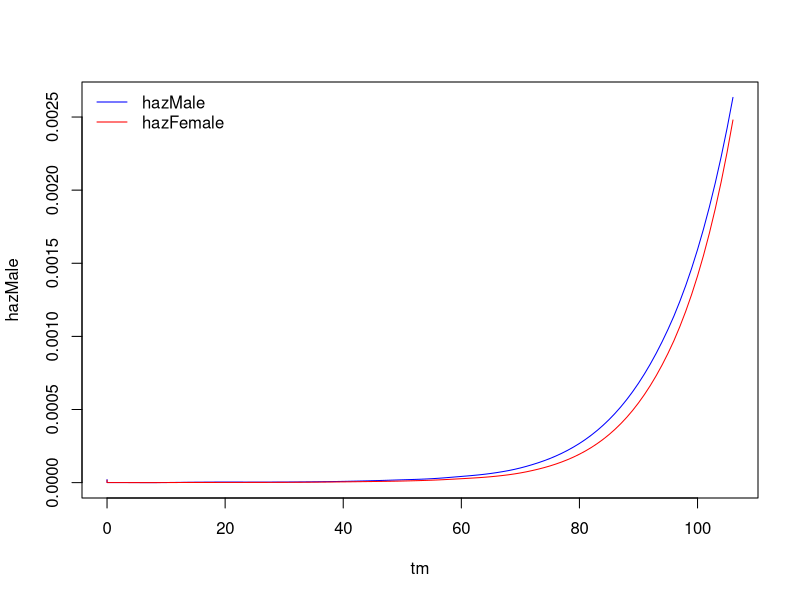
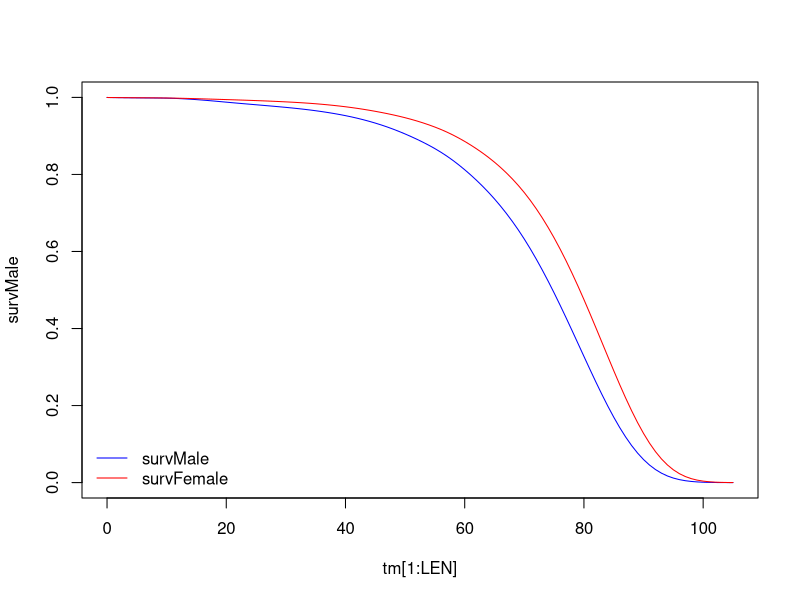
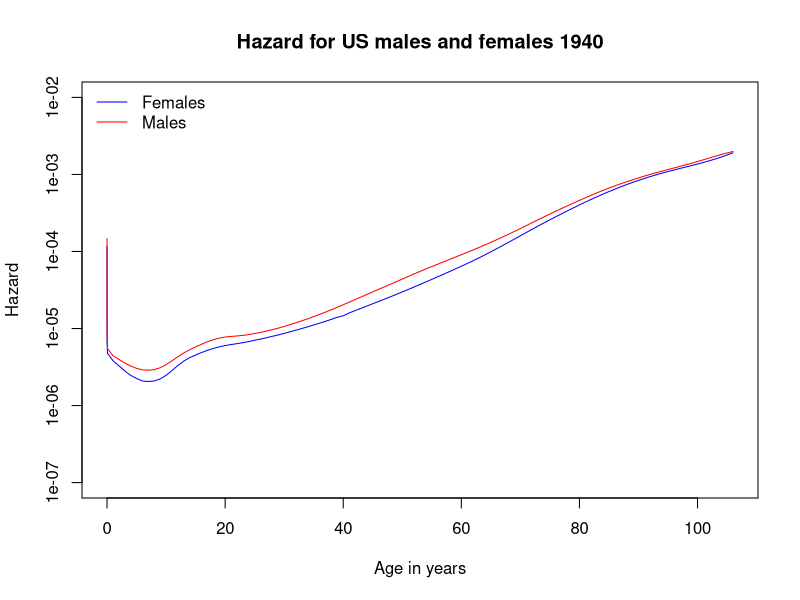
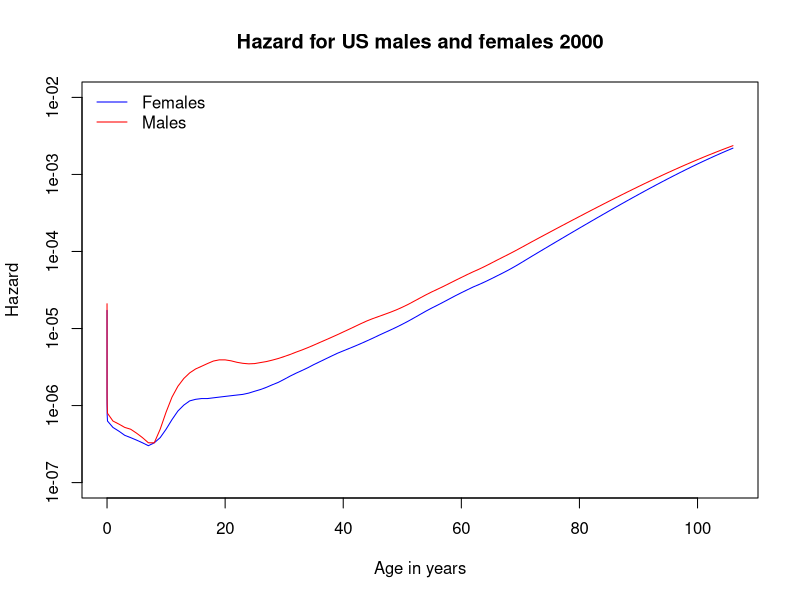
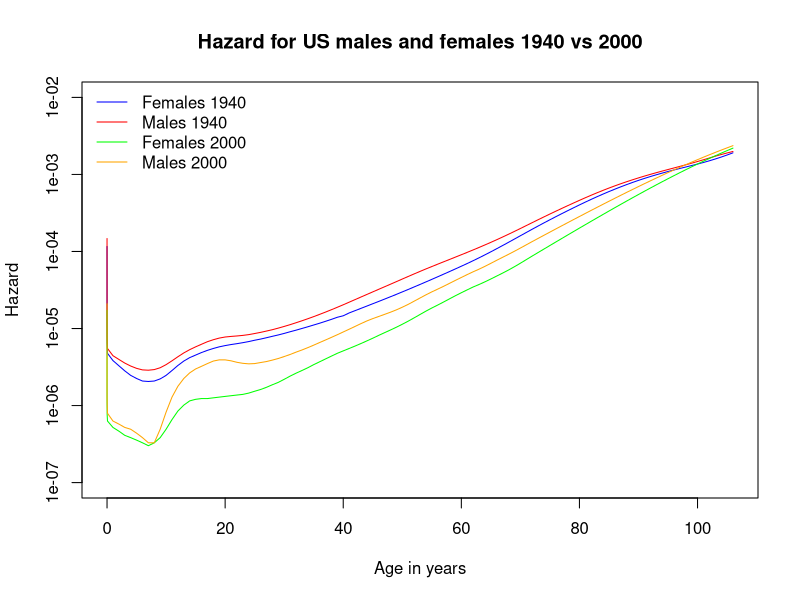
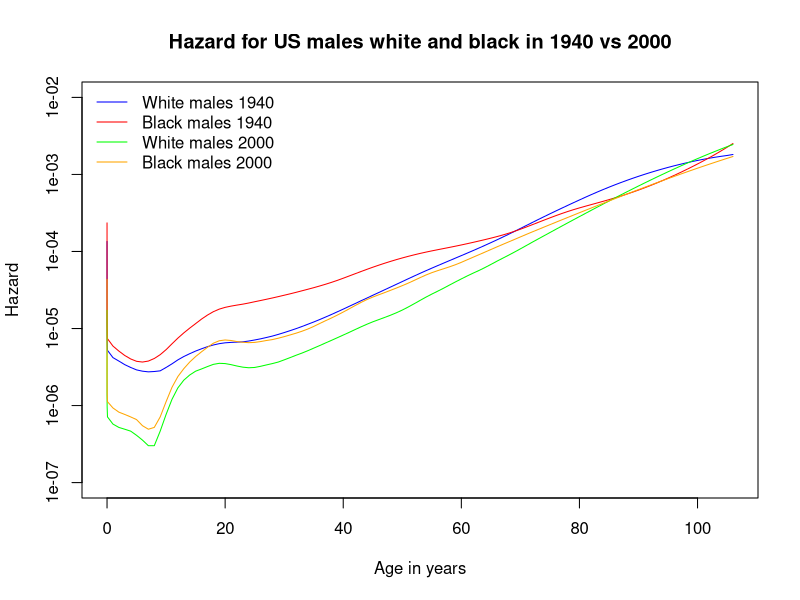
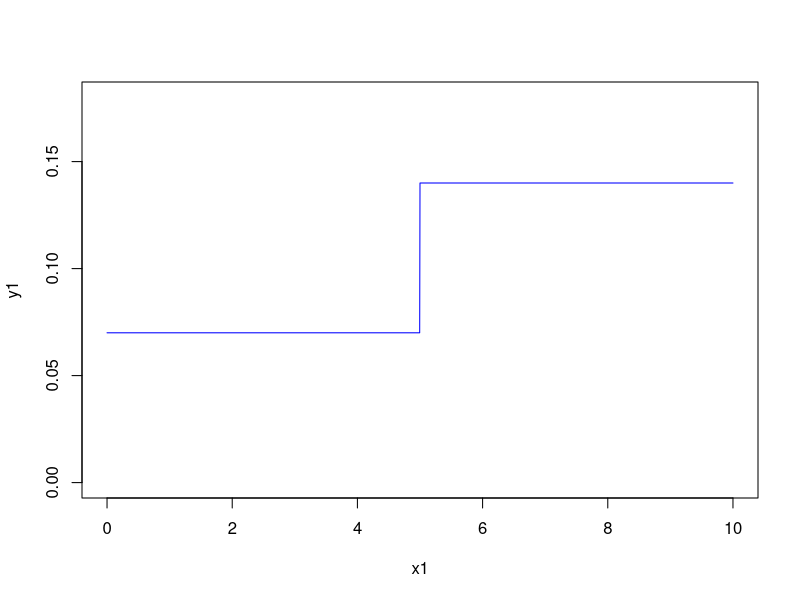

Write the R code that produced these figures, in order.
####################################################################
#                     Practica No.4
# Pregunta 
####################################################################

#install.packages("asaur")
#library(asaur)

#gastricXelox[23:27,]

#head(gastricXelox)
#head(pancreatic)

#
#install.packages("survival")
library(survival)
head(survexp.us)
str(survexp.us)

DAYS_BY_YEAR <- 365.25
#attach(survexp.us)
hazMale <- survexp.us[,"male","2004"]
hazFemale <- survexp.us[,"female","2004"]
tm <- c(0,
        1/DAYS_BY_YEAR,
        7/DAYS_BY_YEAR,
        28/DAYS_BY_YEAR,
        1:(dim(hazMale)-4))
tm
length(tm)
dim(hazMale)
dim(hazFemale)

plot(x = tm, y = hazMale, type = "l", col="blue",lwd=1)
lines(x = tm, y = hazFemale, type = "l", col="red",lwd=1)
legend("topleft",col=c("blue","red"),legend =c("hazMale","hazFemale"), lwd=1, bty = "n")


#plot(x = tm, y = hazFemale, type = "l")

# Calcula la integral como una suma de las áreas de los
# rectangulos
tm.diff <- diff(tm)
LEN <- length(tm.diff)
survMale <- exp(-cumsum(hazMale[1:LEN]*tm.diff)*DAYS_BY_YEAR)
survFemale <- exp(-cumsum(hazFemale[1:LEN]*tm.diff)*DAYS_BY_YEAR)

plot(x = tm[1:LEN], y = survMale, type = "l", col="blue",lwd=1)
#points(x = tm[1:LEN], y = survFemale, type = "l", col="green")
lines(x = tm[1:LEN], y = survFemale, type = "l", col="red",lwd=1)

legend("bottomleft",col=c("blue","red"),legend =c("survMale","survFemale"), lwd=1, bty = "n")

cbind(tm[1:LEN], tm.diff)

sum(survMale*tm.diff)
sum(survFemale*tm.diff)

##################################################################
#                       Exercises
##################################################################

##################################################################
# 2.1. Using the "survexp.us" data described in Example 2.2, plot
# the hazard functions for men and women in 1940 and 2000. Comment 
# on the change in mortality rates in children
##################################################################

# 1940
##################################################################
hazMale_1940 <- survexp.us[,"male","1940"]
hazFemale_1940 <- survexp.us[,"female","1940"]
tm_1940 <- c(0,
        1/DAYS_BY_YEAR,
        7/DAYS_BY_YEAR,
        28/DAYS_BY_YEAR,
        1:(dim(hazMale_1940)-4))

plot(x = tm, log = "y", y = hazFemale_1940, type = "l", col="blue", lwd=1, 
      ylab ="Hazard", xlab = "Age in years", 
      main ="Hazard for US males and females 1940", ylim=c(1e-07,1e-02))
lines(x = tm, y = hazMale_1940, type = "l", col="red",lwd=1)
legend("topleft",col=c("blue","red"),legend =c("Females","Males"), lwd=1, bty = "n")

# 2000
##################################################################

hazMale_2000 <- survexp.us[,"male","2000"]
hazFemale_2000 <- survexp.us[,"female","2000"]
tm_2000 <- c(0,
             1/DAYS_BY_YEAR,
             7/DAYS_BY_YEAR,
             28/DAYS_BY_YEAR,
             1:(dim(hazMale_2000)-4))

plot(x = tm, log = "y", y = hazFemale_2000, type = "l", col="blue", lwd=1, 
     ylab ="Hazard", xlab = "Age in years", 
     main ="Hazard for US males and females 2000", ylim=c(1e-07,1e-02))
lines(x = tm,  y = hazMale_2000, type = "l", col="red",lwd=1)
legend("topleft",col=c("blue","red"),legend =c("Females","Males"), lwd=1, bty = "n")


# 1940 - 2000
##################################################################

plot(x = tm, log = "y", y = hazFemale_1940, type = "l", col="blue", lwd=1, 
     ylab ="Hazard", xlab = "Age in years", 
     main ="Hazard for US males and females 1940 vs 2000", ylim=c(1e-07,1e-02))
lines(x = tm,  y = hazMale_1940, type = "l", col="red",lwd=1)
lines(x = tm,  y = hazFemale_2000, type = "l", col="green",lwd=1)
lines(x = tm,  y = hazMale_2000, type = "l", col="orange",lwd=1)
legend("topleft",col=c("blue","red","green","orange"),
       legend =c("Females 1940","Males 1940","Females 2000","Males 2000"), lwd=1, bty = "n")

##################################################################
# 2.2. Find the mean age of death separately for men and women for 1940
# and 2000.
##################################################################

# Se calcula la edad media de fallecimiento calculando el área
# debajo de la función de Hazard

# 1940
tm_1940.diff <- diff(tm_1940)
LEN <- length(tm_1940.diff)
survMale_1940 <- exp(-cumsum(hazMale_1940[1:LEN]*tm_1940.diff)*DAYS_BY_YEAR)
survFemale_1940 <- exp(-cumsum(hazFemale_1940[1:LEN]*tm_1940.diff)*DAYS_BY_YEAR)
sum(survMale_1940*tm_1940.diff)
sum(survFemale_1940*tm_1940.diff)

#2000
tm_2000.diff <- diff(tm_2000)
LEN <- length(tm_2000.diff)
survMale_2000 <- exp(-cumsum(hazMale_2000[1:LEN]*tm_2000.diff)*DAYS_BY_YEAR)
survFemale_2000 <- exp(-cumsum(hazFemale_2000[1:LEN]*tm_2000.diff)*DAYS_BY_YEAR)
sum(survMale_2000*tm_2000.diff)
sum(survFemale_2000*tm_2000.diff)


report <- data.frame(
  year = c("1940"," 2000"),
  male = c(sum(survMale_1940*tm_1940.diff),
           sum(survMale_2000*tm_2000.diff)),
  female = c(sum(survFemale_1940*tm_1940.diff),
             sum(survFemale_2000*tm_2000.diff))
)

report

##################################################################
# 2.3. The data set "survexp.usr" in the "survival" package is a four
# dimensional array of hazards in format similar to the "survexp.us"
# data set, with race (black or white) in the added dimension.Plot
# the hazard functions for black males and white males for 1940 and 2000
##################################################################

head(survexp.usr)
str(survexp.usr)
hazMaleWhite_1940 <- survexp.usr[,"male","white","1940"]
hazMaleWBlack_1940 <- survexp.usr[,"male","black","1940"]
hazMaleWhite_2000 <- survexp.usr[,"male","white","2000"]
hazMaleWBlack_2000 <- survexp.usr[,"male","black","2000"]

tm <- c(0,
         1/DAYS_BY_YEAR,
         7/DAYS_BY_YEAR,
         28/DAYS_BY_YEAR,
         1:(dim(hazMaleWBlack_2000)-4))  # Cualquier registro de los 4 se utiliza


plot(x = tm, log = "y", y = hazMaleWhite_1940, type = "l", col="blue", lwd=1, 
     ylab ="Hazard", xlab = "Age in years", 
     main ="Hazard for US males white and black in 1940 vs 2000", ylim=c(1e-07,1e-02))
lines(x = tm,  y = hazMaleWBlack_1940, type = "l", col="red",lwd=1)
lines(x = tm,  y = hazMaleWhite_2000, type = "l", col="green",lwd=1)
lines(x = tm,  y = hazMaleWBlack_2000, type = "l", col="orange",lwd=1)
legend("topleft",col=c("blue","red","green","orange"),
       legend =c("White males 1940","Black males 1940","White males 2000","Black males 2000"), lwd=1, bty = "n")

##################################################################
# 2.4. Consider the survival data in Exercise 1.1 Assuming that 
# these observations are from an exponential distribution, find LAMDA
# ESTIMATE and an estimate of var(lambda ESTIMATE)
##################################################################

# Data de exercise 1.1
#
#   patient survtime status
#     1       5       0
#     2       5       0
#     3       4       1
#     4       3       1
#     5       1       1
#
#
#
# recordando que 
#
#   d = sumatoria de phi - censoring indicator ( # de muertes)
#   V = sumatoria de ti (sumatoria de observaciones)
#
#   lambda estimada = d / V
#   var(lambda estimada) = d / ( V * V )
#

survival.data <- data.frame(patient = c(1,2,3,4,5),
                            survtime = c(5,5,4,3,1),
                            status = c(0,0,1,1,1))

d <- sum(survival.data$status)
V <- sum(survival.data$survtime)

lambda_estimado <- d/V
lambda_estimado

var_lambda_estimado <- d/V^2
var_lambda_estimado

##################################################################
# 2.5. Consider a survival distribution with constant hazard 
# lambda = 0.07 from t = 0 until t = 5 and then hazard lambda = 0.14
# for t > 5 ( This is known as a piecewise constant hazard). Plot
# this hazard function and the corresponding survival function
# for 0 < t < 10. What is the median survival time?
##################################################################

ALPHA_EXP <- 1 # Function exponencial
LAMBDA_1 <- 0.07 
LAMBDA_2 <- 0.14

weibHaz <- function(x, shape, scale) dweibull(x, shape = shape, scale = scale) / pweibull(x, shape = shape, scale = scale, lower.tail = F)

weibHazCompuesta <- function(x) {
  if( (x >= 0) && (x < 5)  )
    weibHaz(x,shape=ALPHA_EXP, scale = 1/LAMBDA_1)
  else if ((x >= 5) && (x <= 10) )
    weibHaz(x,shape=ALPHA_EXP, scale = 1/LAMBDA_2)
}

x1 <- seq(0, 10, by = 0.005)
y1 <- numeric(length = length(x1))

index <- 1
for(item in x1){
  y1[index] <- weibHazCompuesta(item)
  index <- index  + 1
}

#x1
#y1

plot(x1,y1, type = "l", col="blue",lwd=1, ylim=c(0,0.18))





#weibHaz(x,shape=ALPHA_EXP, scale = 1/LAMBDA_1)
#curve(weibHaz(x,shape=ALPHA_EXP, scale = 1/LAMBDA_1))
